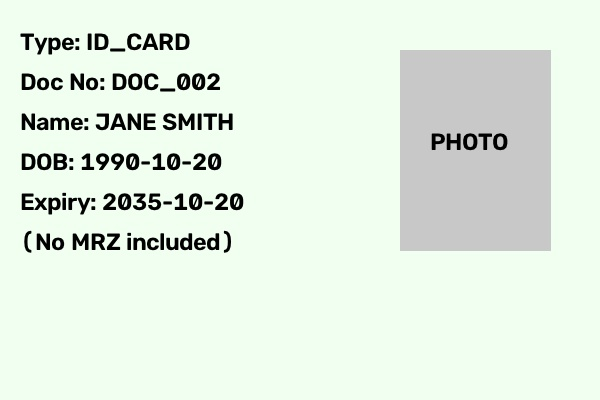
#> input picture test-data/documents/id_card_no_mrz.jpg, 600 x 400 px
$ python -i text_mask.py   (imports and definitions only)
#> lines starting #> are read from the running program, lines starting #| are printed output that depends on the picture; after the words box and inside, x2 and y2 are one past the last pixel; in counts of white or black regions, pixels touching at a corner belong together
"""
M6 — Tamper Heuristic: text_mask.py
====================================
Shared helper for detecting text-region bounding boxes via Otsu threshold
and morphological operations.  Used by copy_move.py (to exclude text
keypoints) and potentially by other signals.

Owner: P3
"""

from __future__ import annotations

import logging
from typing import List, Tuple

import cv2
import numpy as np

logger = logging.getLogger(__name__)


def detect_text_regions(gray: np.ndarray) -> List[Tuple[int, int, int, int]]:
    """
    Detect candidate text-line bounding boxes in a grayscale image.

    Strategy:
      1. Otsu-threshold the grayscale image.
      2. MORPH_CLOSE with a wide horizontal kernel (25×5) to merge
         individual glyphs into word/line blobs.
      3. Find connected components.
      4. Keep only those whose height is roughly 6–15 % of the image
         height, filtering out noise specks and large non-text blobs.
      5. Exclude large, roughly-square blobs (width/height < ~1.3 and
         height > ~25 px) — those are photos, seals, or solid graphic
         blocks, not text.

    Returns a list of (x1, y1, x2, y2) bounding boxes.
    """
    if gray is None or gray.size == 0:
        return []

    h, w = gray.shape[:2]
#> h = 400; w = 600

    # Otsu threshold — invert so text (dark on light) becomes white
    _, binary = cv2.threshold(gray, 0, 255, cv2.THRESH_BINARY_INV | cv2.THRESH_OTSU)
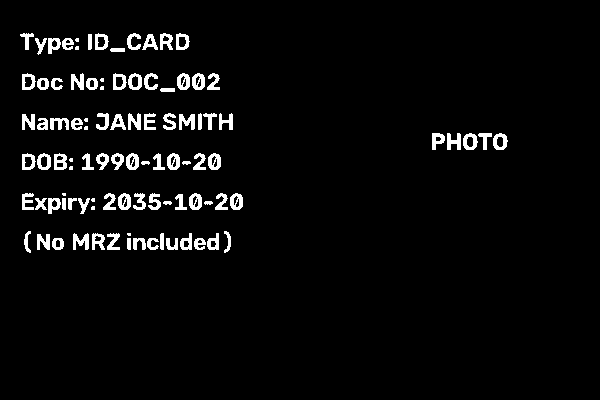
#> binary: shape (400, 600); 4.1% white; 97 white regions (12 under 20 px), largest, box (x1, y1, x2, y2) and area: (73, 233, 89, 250) 167, (179, 114, 195, 130) 166, (447, 133, 461, 150) 158

    # Horizontal close to merge glyphs into word/line blobs
    kernel = cv2.getStructuringElement(cv2.MORPH_RECT, (25, 5))
    closed = cv2.morphologyEx(binary, cv2.MORPH_CLOSE, kernel)
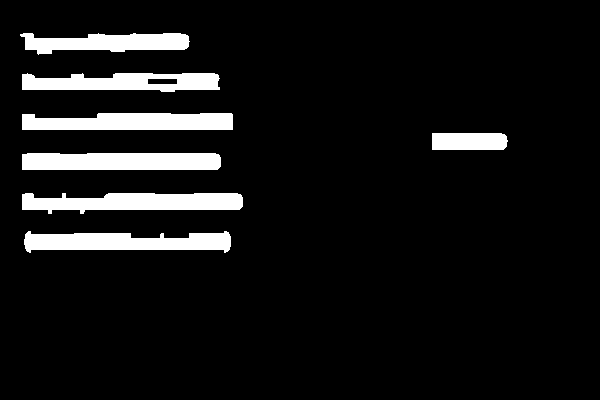
#> closed: shape (400, 600); 8.3% white; 7 white regions, largest, box (x1, y1, x2, y2) and area: (22, 193, 243, 214) 3396, (22, 153, 221, 170) 3336, (22, 113, 233, 130) 3233

    # Find connected components
    num_labels, labels, stats, _ = cv2.connectedComponentsWithStats(closed, connectivity=8)
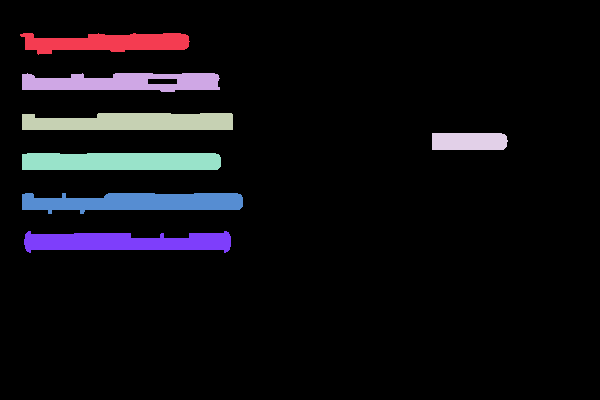
#> labels: shape (400, 600) int32; 8 distinct labels, from 0 to 7; one colour per label, 0 black
#> num_labels = 8; stats = [[0, 0, 600, 400, 220199], [20, 33, 170, 22, 2509], [22, 73, 198, 19, 2842], [22, 113, 211, 17, 3233], [432, 133, 76, 17, 1263], [22, 153, 199, 17, 3336], [22, 193, 221, 21, 3396], [24, 231, 207, 22, 3222]]

    min_h = max(int(h * 0.015), 4)
#> min_h = 6
    max_h = int(h * 0.20)
#> max_h = 80

    regions: List[Tuple[int, int, int, int]] = []
    for i in range(1, num_labels):  # skip background label 0
        x = stats[i, cv2.CC_STAT_LEFT]
        y = stats[i, cv2.CC_STAT_TOP]
        cw = stats[i, cv2.CC_STAT_WIDTH]
        ch = stats[i, cv2.CC_STAT_HEIGHT]

        # Filter by height as a fraction of image height
        if ch < min_h or ch > max_h:
            continue

        # Exclude large, roughly-square blobs — photos, seals, logos
        # A text line is much wider than tall; a photo/seal is roughly square.
        aspect = cw / ch if ch > 0 else 0
        if aspect < 1.3 and ch > 25:
            continue

        regions.append((x, y, x + cw, y + ch))
#> this loop made 7 passes
#> (x, y, cw, ch, aspect) on passes 1 to 7: (20, 33, 170, 22, 7.73), (22, 73, 198, 19, 10.42), (22, 113, 211, 17, 12.41), (432, 133, 76, 17, 4.47), (22, 153, 199, 17, 11.71), (22, 193, 221, 21, 10.52), (24, 231, 207, 22, 9.41)
#> after the loop, regions = [(20, 33, 190, 55), (22, 73, 220, 92), (22, 113, 233, 130), (432, 133, 508, 150), (22, 153, 221, 170), (22, 193, 243, 214), (24, 231, 231, 253)]

    return regions


def build_text_mask(gray: np.ndarray, dilate_px: int = 4) -> np.ndarray:
    """
    Build a boolean mask where True = "this pixel is inside a text region."

    Uses detect_text_regions() and expands each box by *dilate_px* pixels
    on every side to provide a safety margin around detected text.

    Returns an ndarray of shape (H, W) with dtype bool.
    """
    h, w = gray.shape[:2]
    mask = np.zeros((h, w), dtype=bool)

    regions = detect_text_regions(gray)
    for (x1, y1, x2, y2) in regions:
        # Expand by dilate_px, clamped to image bounds
        rx1 = max(0, x1 - dilate_px)
        ry1 = max(0, y1 - dilate_px)
        rx2 = min(w, x2 + dilate_px)
        ry2 = min(h, y2 + dilate_px)
        mask[ry1:ry2, rx1:rx2] = True

    return mask

>>> import cv2
>>> picture = cv2.imread('../../../../test-data/documents/id_card_no_mrz.jpg', cv2.IMREAD_GRAYSCALE)
>>> result = detect_text_regions(picture)
#> result has the same summary as regions in detect_text_regions

$ run again, on test-data/documents/passport_clean.jpg
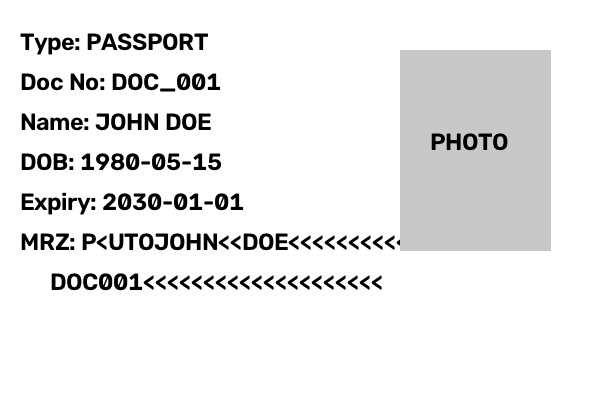
#> input picture test-data/documents/passport_clean.jpg, 600 x 400 px
#> picture is the input picture: shape (400, 600); min 0, max 255, mean 234.4
#> in detect_text_regions, `_, binary = cv2.threshold(gray, 0, 255, cv2.THRESH_BINARY_INV | cv2.TH..`:
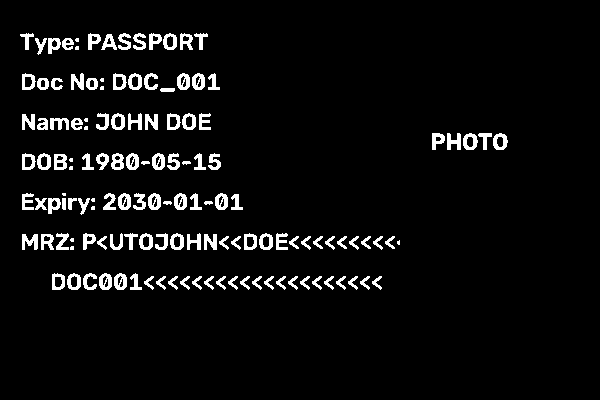
#> binary: shape (400, 600); 5.4% white; 135 white regions (14 under 20 px), largest, box (x1, y1, x2, y2) and area: (22, 234, 38, 250) 165, (447, 133, 461, 150) 158, (177, 73, 190, 90) 155
#> closed: shape (400, 600); 11.3% white; 8 white regions, largest, box (x1, y1, x2, y2) and area: (22, 233, 400, 250) 5859, (52, 273, 382, 290) 4852, (22, 193, 243, 215) 3376
#> in detect_text_regions, `num_labels, labels, stats, _ = cv2.connectedComponentsWithStats(closed..`:
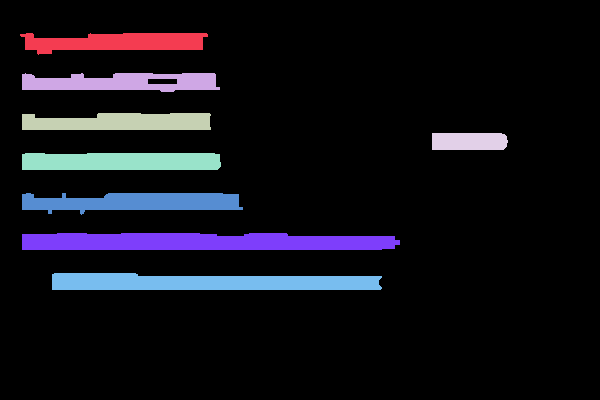
#> labels: shape (400, 600) int32; 9 distinct labels, from 0 to 8; one colour per label, 0 black
#> num_labels = 9; stats = [[0, 0, 600, 400, 212860], [20, 33, 188, 22, 2814], [22, 73, 198, 19, 2809], [22, 113, 189, 17, 2848], [432, 133, 76, 17, 1264], [22, 153, 199, 17, 3318], [22, 193, 221, 22, 3376], [22, 233, 378, 17, 5859], [52, 273, 330, 17, 4852]]
#> the loop in detect_text_regions, `for i in range(1, num_labels):` made 8 passes
#> (x, y, cw, ch, aspect) on passes 1 to 8: (20, 33, 188, 22, 8.55), (22, 73, 198, 19, 10.42), (22, 113, 189, 17, 11.12), (432, 133, 76, 17, 4.47), (22, 153, 199, 17, 11.71), (22, 193, 221, 22, 10.05), (22, 233, 378, 17, 22.24), (52, 273, 330, 17, 19.41)
#> after the loop in detect_text_regions, `for i in range(1, num_labels):`: regions = [(20, 33, 208, 55), (22, 73, 220, 92), (22, 113, 211, 130), (432, 133, 508, 150), (22, 153, 221, 170), (22, 193, 243, 215), (22, 233, 400, 250), (52, 273, 382, 290)]
#> result has the same summary as regions in detect_text_regions
